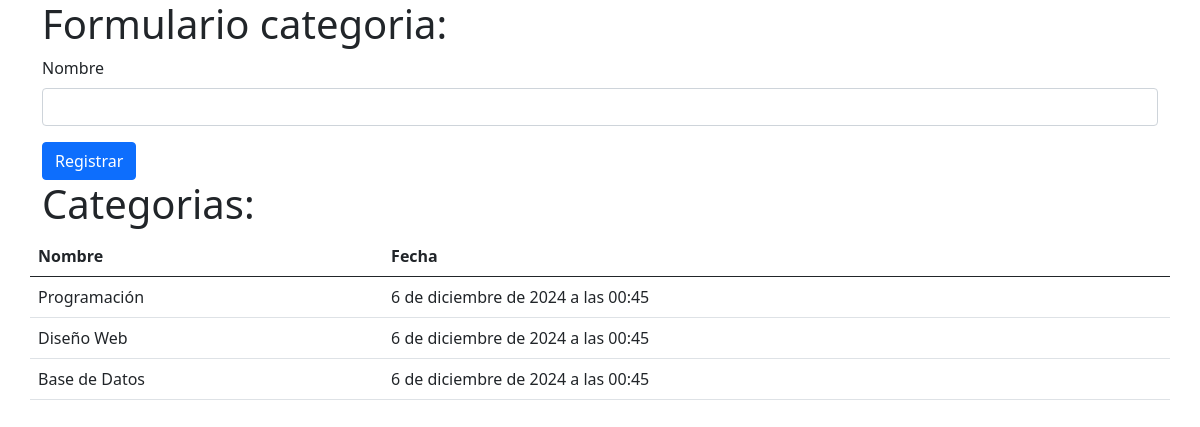
Before: /cursos/categorias/ with the older database file.
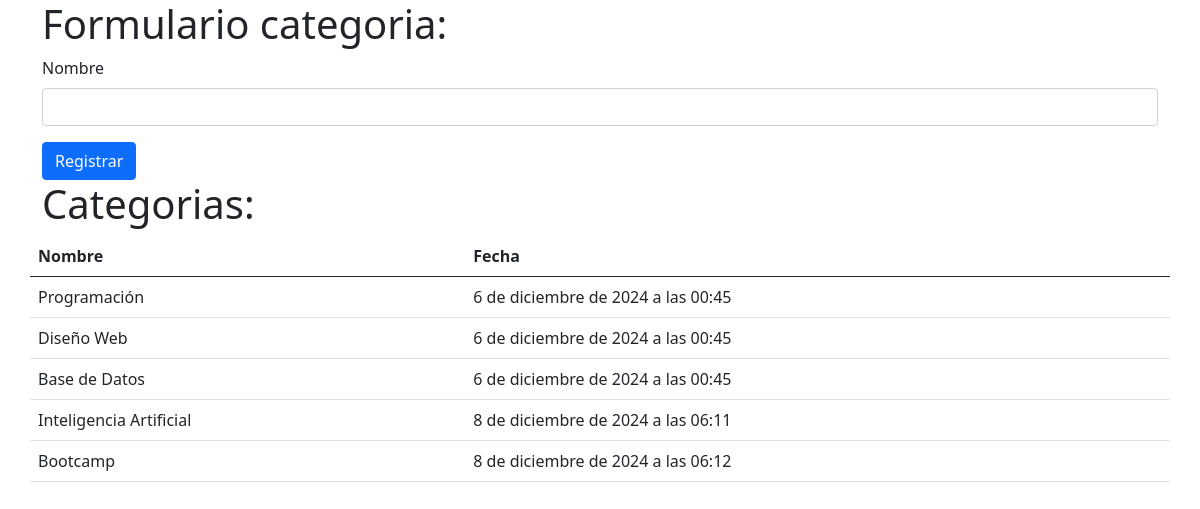
After: the same page with the newer database file.
### curso/models.py (models this page shows, shortened)
class Categoria(models.Model):
    nombre = models.CharField(max_length=100)
    created = models.DateTimeField(auto_now_add=True)
    updated = models.DateTimeField(auto_now=True)

### curso/views.py (the view)
# urls.py: path('categorias/', views.categorias, name='categoria'),
def categorias(request):
    post_nombre = request.POST.get("nombre")
    if post_nombre:
        q = Categoria(nombre=post_nombre)
        q.save()
    categorias = Categoria.objects.all()
    return render(request, "categorias.html", {
        "categorias": categorias
    })

### curso/templates/categorias.html (shortened to what this page needs)
{% load static %}
<!doctype html>
<html lang="en">
    <head>
        <link href="{% static 'core/bootstrap-5.0.2/dist/css/bootstrap.min.css' %}" rel="stylesheet">
    </head>
    <body>
        <div class="container">
            <h1>Formulario categoria:</h1>
            <form class="row g-3" action="{% url 'categoria' %}" method="post">
                <div class="col-12">
                    <label for="nombre" class="form-label">Nombre</label>
                    <input type="text" class="form-control" id="nombre" name="nombre" placeholder="" maxlength="100">
                </div>
                <div class="col-12">
                    <button type="submit" class="btn btn-primary">Registrar</button>
                </div>
            </form>
            <div class="row">
                <h1>Categorias:</h1>
                <table class="table table-hover">
                    <thead>
                        <tr>
                            <th scope="col">Nombre</th>
                            <th scope="col">Fecha</th>
                        </tr>
                        </thead>
                        <tbody>
                            {% for categoria in categorias %}
                            <tr>
                                <td>{{ categoria.nombre }}</td>
                                <td>{{ categoria.created }}</td>
                            </tr>
                            {% endfor %}
                        </tbody>
                </table>
            </div>
        </div>
    </body>
</html>

Changed rows visible on the page:
added Categoria: nombre "Inteligencia Artificial", created "8 de diciembre de 2024 a las 06:11"
added Categoria: nombre "Bootcamp", created "8 de diciembre de 2024 a las 06:12"
